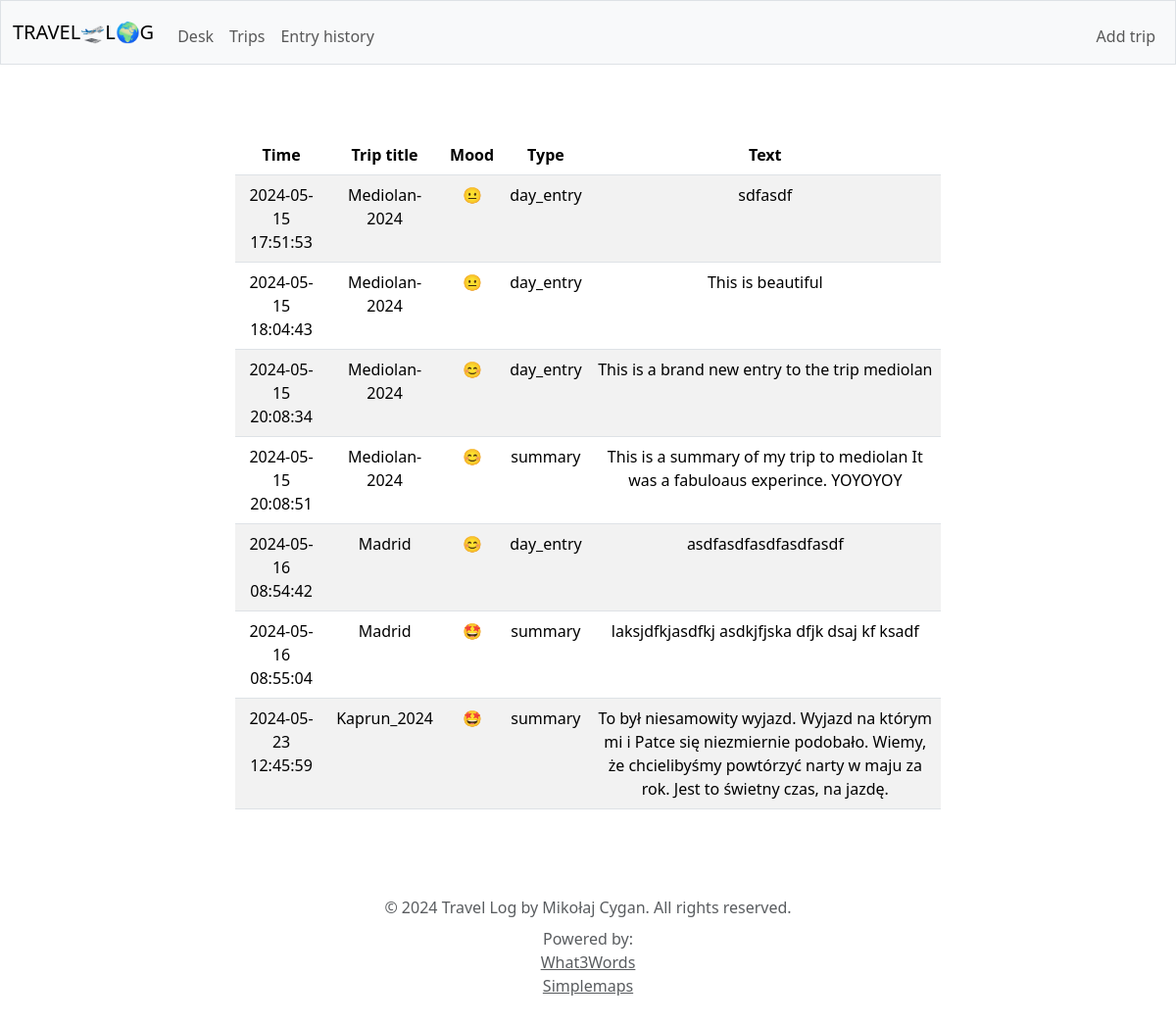
Before: /history with the older database file.
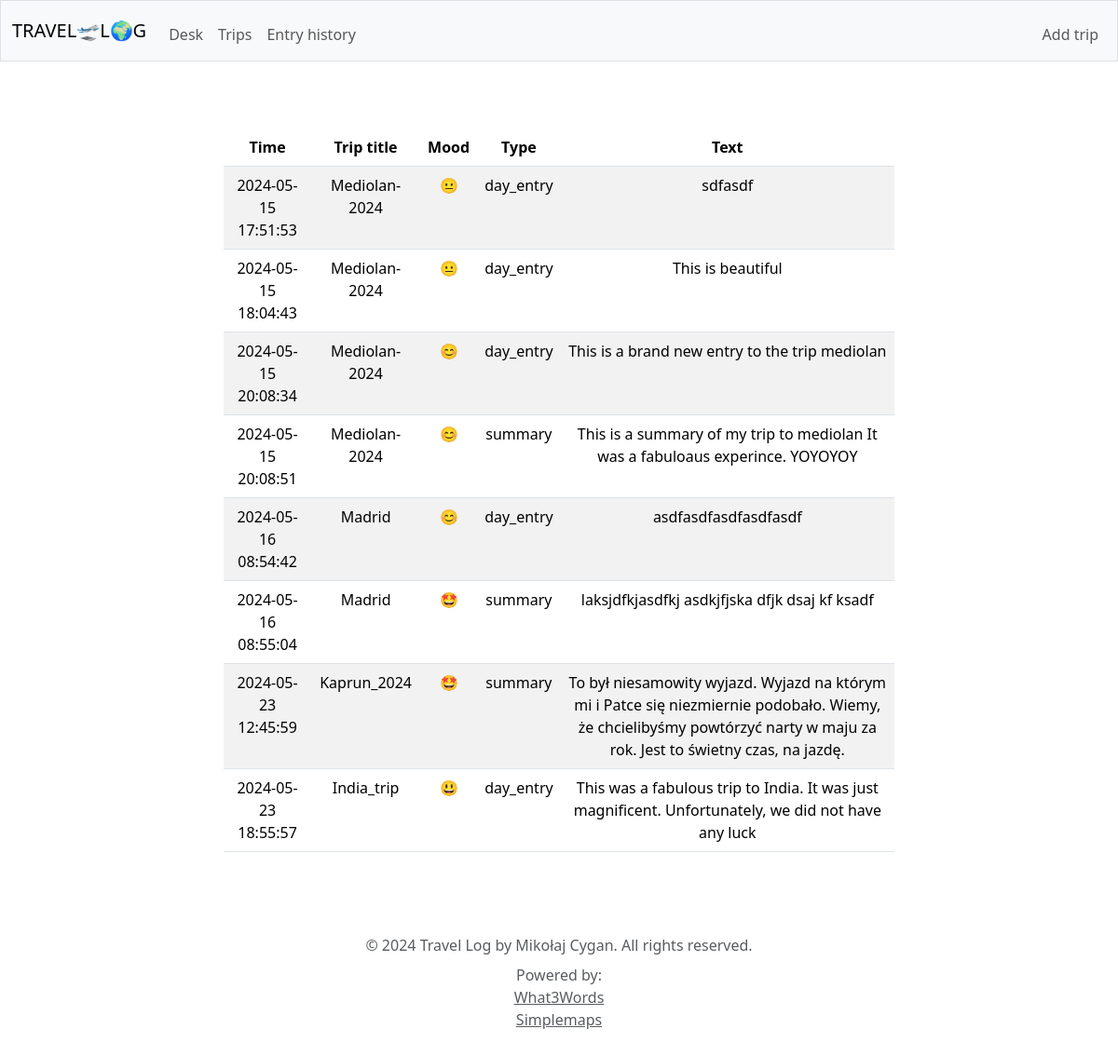
After: the same page with the newer database file.
### tables this page shows
CREATE TABLE entries (id INTEGER PRIMARY KEY, trip_id INTEGER, datetime DATETIME, type TEXT, mood INTEGER, text TEXT, last_edit DATETIME);

CREATE TABLE "trips" (
id INTEGER PRIMARY KEY,
start_date DATE,
end_date DATE,
country TEXT,
city TEXT,
transportation_mode TEXT,
transportation_cost INTEGER,
accomodation_type TEXT,
accomodation_cost INTEGER,
title TEXT
);

### app.py (the view)
@app.route("/history")
def history():
    entries = db.execute("SELECT * FROM entries LEFT JOIN trips ON entries.trip_id = trips.id")
    return render_template("history.html", entries=entries, emojis=emojis)

### templates/history.html (shortened to what this page needs)
{% extends "layout.html" %}
{% block main %}
<div class="container my-4">
    <div class="row justify-content-center">
        <div class="col-md-8">
            <table class="table table-striped">
                <thead class="thead-dark">
                    <tr>
                        <th>Time</th>
                        <th>Trip title</th>
                        <th>Mood</th>
                        <th>Type</th>
                        <th>Text</th>
                    </tr>
                </thead>
                <tbody>
                    {% for entry in entries %}
                        <tr>
                            <td>{{ entry['datetime'] }}</td>
                            <td>{{ entry['title'] }}</td>
                            <td>{{ emojis[entry['mood']] }}</td>
                            <td>{{ entry['type'] }}</td>
                            <td>{{ entry['text'] }}</td>
                        </tr>
                    {% endfor %}
                </tbody>
            </table>
        </div>
    </div>
</div>
{% endblock %}

### templates/layout.html (shortened to what this page needs)
<!DOCTYPE html>
<html lang="en">
    <head>
        <link href="https://cdn.jsdelivr.net/npm/bootstrap@5.3.3/dist/css/bootstrap.min.css" rel="stylesheet">
        <link href="/static/styles.css" rel="stylesheet">
        <link rel="stylesheet" href="https://unpkg.com/leaflet/dist/leaflet.css" />
    </head>
    <body>
        <nav class="bg-light border navbar navbar-expand-md navbar-light">
            <div class="container-fluid">
                <a class="navbar-brand" href="/">
                    <span>TRAVEL🛫L🌍G</span>
                </a>
                <div class="collapse navbar-collapse" id="navbar">
                        <ul class="navbar-nav me-auto mt-2">
                            <li class="nav-item"><a class="nav-link" href="/">Desk</a></li>
                            <li class="nav-item"><a class="nav-link" href="/trips">Trips</a></li>
                            <li class="nav-item"><a class="nav-link" href="/history">Entry history</a></li>
                        </ul>
                        <ul class="navbar-nav ms-auto mt-2">
                            <li class="nav-item"><a class="nav-link" href="/add-trip">Add trip</a></li>
                        </ul>
                </div>
            </div>
        </nav>
        <main class="container py-5 text-center">
            {% block main %}{% endblock %}
        </main>
        <footer class="mb-5 text-center">
            <div class="container">
                <span class="text-muted">© 2024 Travel Log by Mikołaj Cygan. All rights reserved.</span>
                <div class="mt-2">
                    <span class="text-muted">Powered by:</span>
                    <div>
                        <a href="https://what3words.com/" class="text-muted">What3Words</a>
                    </div>
                    <div>
                        <a href="https://simplemaps.com/data/world-cities" class="text-muted">Simplemaps</a>
                    </div>
                </div>
            </div>
        </footer>
    </body>
</html>

Changed rows visible on the page:
added entries: datetime "2024-05-23 18:55:57", title "India_trip", mood "😃", type "day_entry", text "This was a fabulous trip to India. It was just magnificent. Unfortunately, we did not have any luck"
